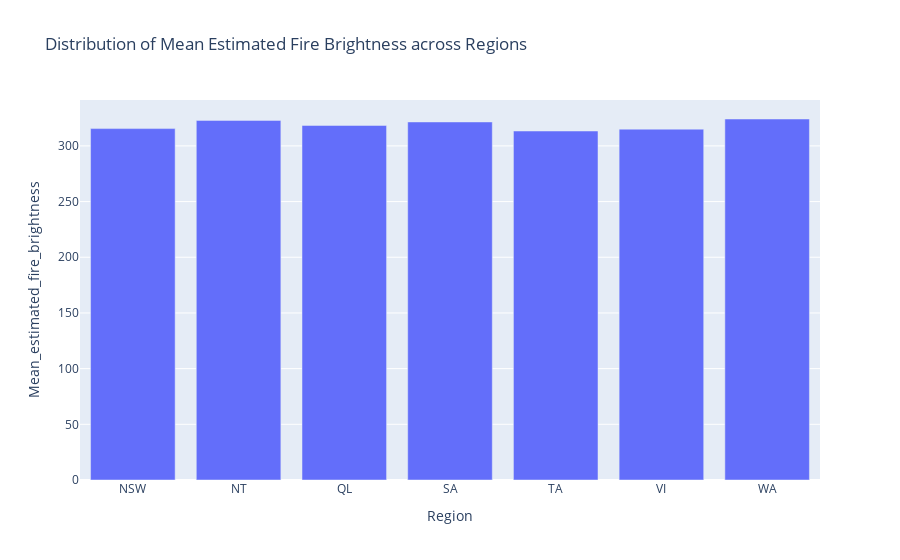

Notebook code cell kept with this figure:
### Code cell
# with plotly express

fig = px.bar(df_new3, x='Region', y='Mean_estimated_fire_brightness', title='Distribution of Mean Estimated Fire Brightness across Regions')
fig.show()

### Figure 1 — Plotly figure (JSON) as saved in the notebook; plotly's stock layout.template omitted (floating-point values rounded to 4 significant figures)
{"data": [{"alignmentgroup": "True", "hovertemplate": "Region=%{x}<br>Mean_estimated_fire_brightness=%{y}<extra></extra>", "legendgroup": "", "marker": {"color": "#636efa", "pattern": {"shape": ""}}, "name": "", "offsetgroup": "", "orientation": "v", "showlegend": false, "textposition": "auto", "type": "bar", "x": ["NSW", "NT", "QL", "SA", "TA", "VI", "WA"], "xaxis": "x", "y": [315.5, 322.9, 318.4, 321.5, 313.4, 315.0, 324.1], "yaxis": "y"}], "layout": {"autosize": true, "barmode": "relative", "legend": {"tracegroupgap": 0}, "title": {"text": "Distribution of Mean Estimated Fire Brightness across Regions"}, "xaxis": {"anchor": "y", "autorange": true, "domain": [0, 1], "range": [-0.5, 6.5], "title": {"text": "Region"}, "type": "category"}, "yaxis": {"anchor": "x", "autorange": true, "domain": [0, 1], "range": [0, 341.2], "title": {"text": "Mean_estimated_fire_brightness"}, "type": "linear"}}}
